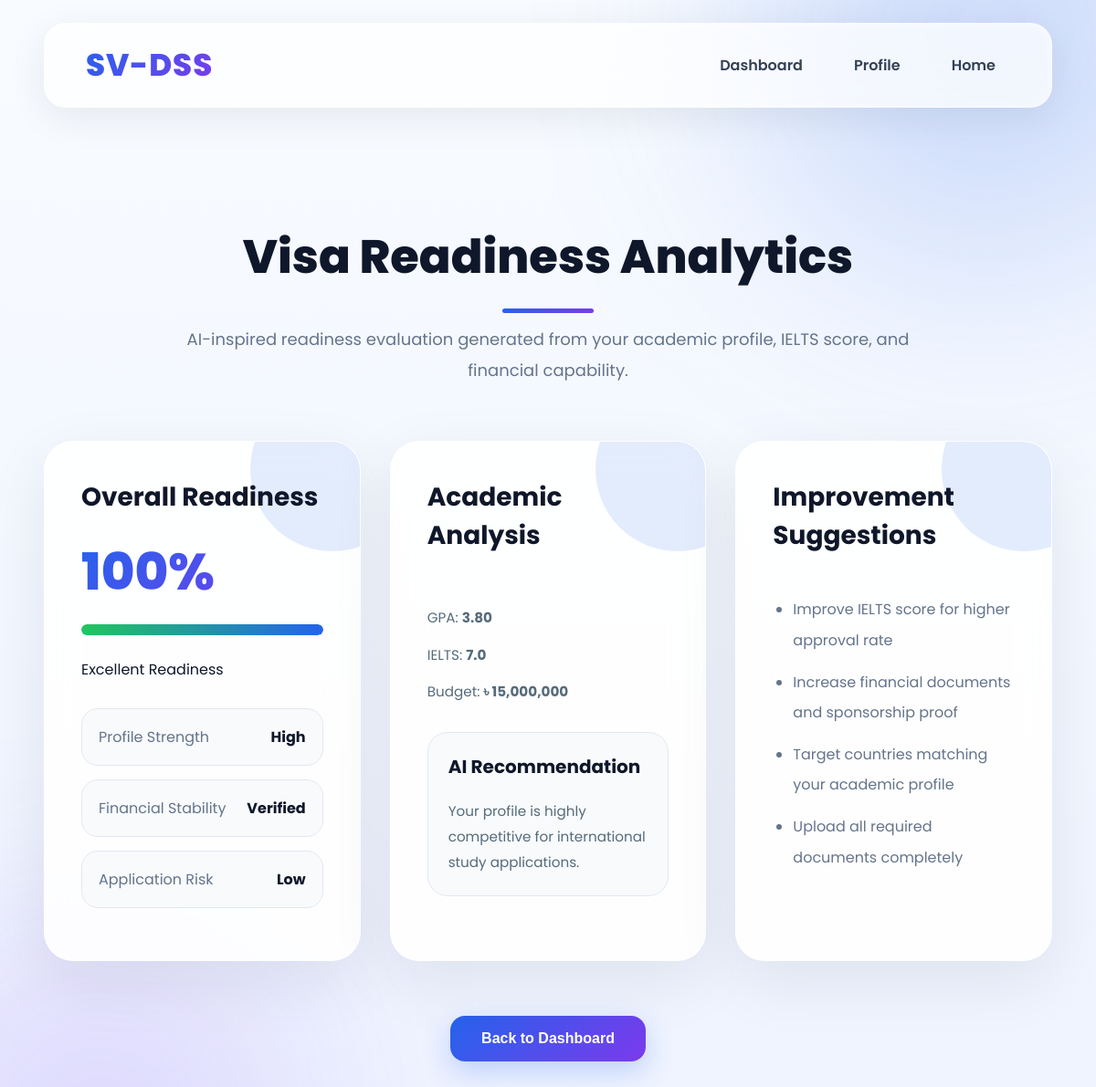
/readiness.php (signed in), run on an earlier commit of the app's database.
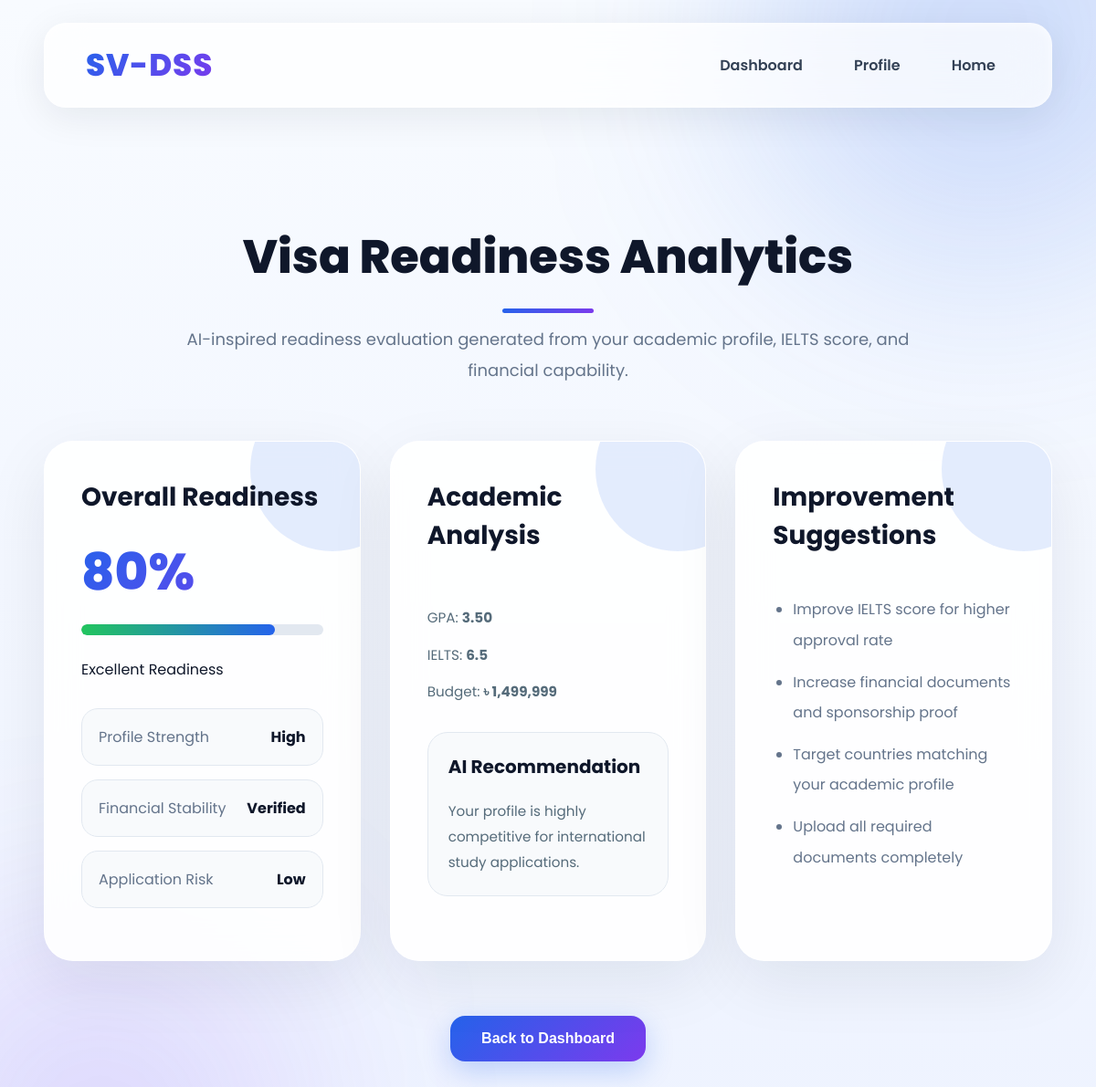
And on a later commit of the database.
### tables this page shows
CREATE TABLE `student_profiles` (
  `profile_id` int(11) NOT NULL,
  `user_id` int(11) DEFAULT NULL,
  `gpa` decimal(3,2) DEFAULT NULL,
  `ielts_score` decimal(3,1) DEFAULT NULL,
  `budget` decimal(10,2) DEFAULT NULL,
  `preferred_country` varchar(50) DEFAULT NULL
);

### readiness.php (the view, shortened to what this page needs)
<?php
include 'php/db.php';
$user_id = $_SESSION['user_id'];
$query = $conn->query("
    SELECT * FROM student_profiles
    WHERE user_id='$user_id'
");
$profile = $query->fetch_assoc();
$gpa = $profile['gpa'];
$ielts = $profile['ielts_score'];
$budget = $profile['budget'];
$score = 0;
if($gpa >= 3.5){
    $score += 35;
}
elseif($gpa >= 3.0){
    $score += 25;
}
else{
    $score += 15;
}
if($ielts >= 7.0){
    $score += 35;
}
elseif($ielts >= 6.0){
    $score += 25;
}
else{
    $score += 10;
}
if($budget >= 1500000){
    $score += 30;
}
elseif($budget >= 1000000){
    $score += 20;
}
else{
    $score += 10;
}
$status = "Low Readiness";
$badgeClass = "status-danger";
if($score >= 80){
    $status = "Excellent Readiness";
    $badgeClass = "status-success";
}
elseif($score >= 60){
    $status = "Moderate Readiness";
    $badgeClass = "status-warning";
}
?>
<!DOCTYPE html>
<html lang="en">
<head>
    <link rel="stylesheet" href="css/style.css">
</head>
<body>
<header class="navbar">
    <div class="logo">
        SV-DSS
    </div>
    <nav>
        <a href="dashboard.html">Dashboard</a>
        <a href="profile.html">Profile</a>
        <a href="index.html">Home</a>
    </nav>
</header>
<div class="container">
    <h1 class="section-title">
        Visa Readiness Analytics
    </h1>
    <p class="features-subtitle">
        AI-inspired readiness evaluation generated
        from your academic profile, IELTS score,
        and financial capability.
    </p>
    <div class="dashboard-grid">
        <div class="dashboard-card">
            <h3>
                Overall Readiness
            </h3>
            <div class="card-value">
                <?php echo $score; ?>%
            </div>
            <div class="progress-bar">
                <div
                    class="progress-fill"
                    style="width: <?php echo $score; ?>%;"
                ></div>
            </div>
            <br>
            <span class="<?php echo $badgeClass; ?>">
                <?php echo $status; ?>
            </span>
            <div class="analytics-box">
                <div class="analytics-item">
                    <span>Profile Strength</span>
                    <strong>
                        High
                    </strong>
                </div>
                <div class="analytics-item">
                    <span>Financial Stability</span>
                    <strong>
                        Verified
                    </strong>
                </div>
                <div class="analytics-item">
                    <span>Application Risk</span>
                    <strong>
                        Low
                    </strong>
                </div>
            </div>
        </div>
        <div class="dashboard-card">
            <h3>
                Academic Analysis
            </h3>
            <br>
            <p class="card-meta">
                GPA:
                <strong>
                    <?php echo $gpa; ?>
                </strong>
            </p>
            <p class="card-meta">
                IELTS:
                <strong>
                    <?php echo $ielts; ?>
                </strong>
            </p>
            <p class="card-meta">
                Budget:
                <strong>
                    ৳ <?php echo number_format($budget); ?>
                </strong>
            </p>
            <div class="country-insight-box">
                <h4>
                    AI Recommendation
                </h4>
<?php
if($ielts < 6.5){
    echo "
    <p class='card-meta'>
        Improve IELTS score to 6.5+
        to increase university and visa approval chances.
    </p>
    ";
}
else{
    echo "
    <p class='card-meta'>
        Your profile is highly competitive
        for international study applications.
    </p>
    ";
}
?>
            </div>
        </div>
        <div class="dashboard-card">
            <h3>
                Improvement Suggestions
            </h3>
            <br>
            <ul class="suggestion-list">
                <li>
                    Improve IELTS score for higher approval rate
                </li>
                <li>
                    Increase financial documents and sponsorship proof
                </li>
                <li>
                    Target countries matching your academic profile
                </li>
                <li>
                    Upload all required documents completely
                </li>
            </ul>
        </div>
    </div>
    <div style="
        text-align:center;
        margin-top:60px;
    ">
        <a href="dashboard.html">
            <button>
                Back to Dashboard
            </button>
        </a>
    </div>
</div>
</body>
</html>

What changed in the data, as far as the page shows it:
changed student_profiles: gpa "3.80" → "3.50"; ielts_score "7.0" → "6.5"; budget "15,000,000" → "1,499,999"
Also different on the page:
$score: "100" → "80"
$score: 100 → 80 (drawn)
